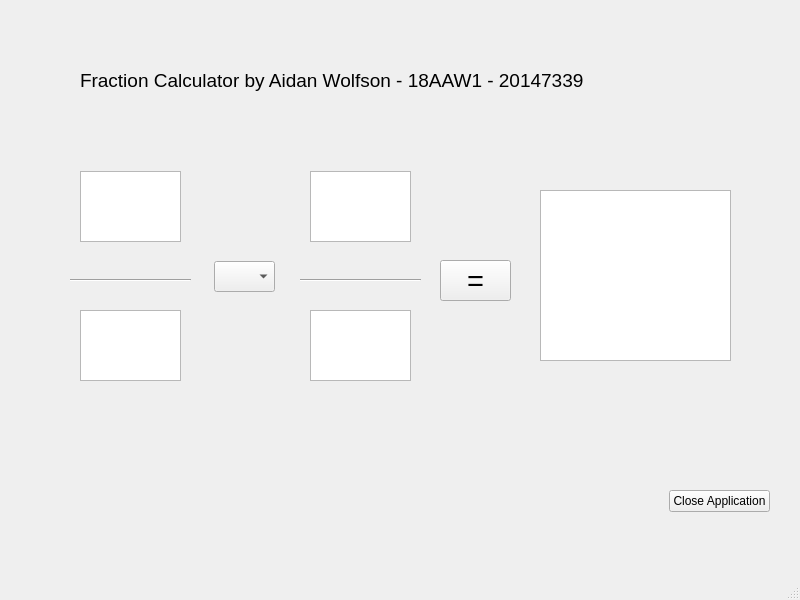
<?xml version="1.0" encoding="UTF-8"?>
<ui version="4.0">
 <class>FractionCalculator</class>
 <widget class="QMainWindow" name="FractionCalculator">
  <property name="geometry">
   <rect>
    <x>0</x>
    <y>0</y>
    <width>800</width>
    <height>600</height>
   </rect>
  </property>
  <property name="windowTitle">
   <string>FractionCalculator</string>
  </property>
  <property name="styleSheet">
   <string notr="true">FractionCalculator{
	background-color: #C3B1E1;
}</string>
  </property>
  <widget class="QWidget" name="centralwidget">
   <widget class="QPlainTextEdit" name="num1">
    <property name="geometry">
     <rect>
      <x>80</x>
      <y>171</y>
      <width>101</width>
      <height>71</height>
     </rect>
    </property>
   </widget>
   <widget class="QPlainTextEdit" name="num2">
    <property name="geometry">
     <rect>
      <x>310</x>
      <y>171</y>
      <width>101</width>
      <height>71</height>
     </rect>
    </property>
   </widget>
   <widget class="QTextEdit" name="denom1">
    <property name="geometry">
     <rect>
      <x>80</x>
      <y>310</y>
      <width>101</width>
      <height>71</height>
     </rect>
    </property>
   </widget>
   <widget class="QTextEdit" name="denom2">
    <property name="geometry">
     <rect>
      <x>310</x>
      <y>310</y>
      <width>101</width>
      <height>71</height>
     </rect>
    </property>
   </widget>
   <widget class="QComboBox" name="selectedOperator">
    <property name="geometry">
     <rect>
      <x>214</x>
      <y>261</y>
      <width>61</width>
      <height>31</height>
     </rect>
    </property>
   </widget>
   <widget class="QPushButton" name="equals">
    <property name="geometry">
     <rect>
      <x>440</x>
      <y>260</y>
      <width>71</width>
      <height>41</height>
     </rect>
    </property>
    <property name="font">
     <font>
      <pointsize>22</pointsize>
     </font>
    </property>
    <property name="text">
     <string>=</string>
    </property>
   </widget>
   <widget class="Line" name="line">
    <property name="geometry">
     <rect>
      <x>70</x>
      <y>230</y>
      <width>121</width>
      <height>101</height>
     </rect>
    </property>
    <property name="orientation">
     <enum>Qt::Horizontal</enum>
    </property>
   </widget>
   <widget class="Line" name="line_2">
    <property name="geometry">
     <rect>
      <x>300</x>
      <y>230</y>
      <width>121</width>
      <height>101</height>
     </rect>
    </property>
    <property name="orientation">
     <enum>Qt::Horizontal</enum>
    </property>
   </widget>
   <widget class="QTextBrowser" name="answer">
    <property name="geometry">
     <rect>
      <x>540</x>
      <y>190</y>
      <width>191</width>
      <height>171</height>
     </rect>
    </property>
   </widget>
   <widget class="QLabel" name="label">
    <property name="geometry">
     <rect>
      <x>80</x>
      <y>50</y>
      <width>531</width>
      <height>61</height>
     </rect>
    </property>
    <property name="font">
     <font>
      <pointsize>14</pointsize>
     </font>
    </property>
    <property name="text">
     <string>Fraction Calculator by Aidan Wolfson - 18AAW1 - 20147339</string>
    </property>
   </widget>
   <widget class="QPushButton" name="closeButton">
    <property name="geometry">
     <rect>
      <x>669</x>
      <y>490</y>
      <width>101</width>
      <height>22</height>
     </rect>
    </property>
    <property name="text">
     <string>Close Application</string>
    </property>
   </widget>
  </widget>
  <widget class="QMenuBar" name="menubar">
   <property name="geometry">
    <rect>
     <x>0</x>
     <y>0</y>
     <width>800</width>
     <height>21</height>
    </rect>
   </property>
  </widget>
  <widget class="QStatusBar" name="statusbar"/>
 </widget>
 <resources/>
 <connections/>
</ui>
